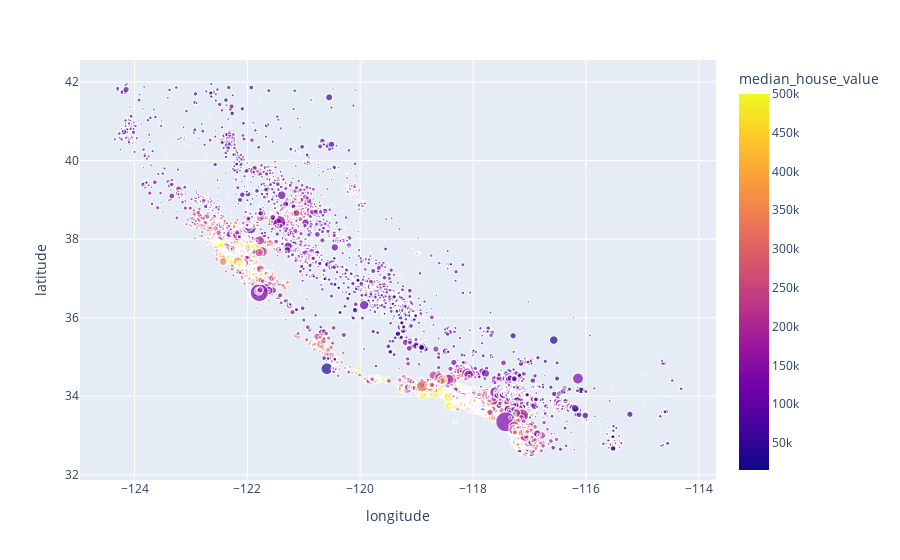

The notebook cell saved with this chart:
### Code cell
import plotly.express as px
fig = px.scatter(housing_data, x = 'longitude', y = 'latitude', color='median_house_value',size = 'population')
fig.show()

### Figure 1 — Plotly figure (JSON) as saved in the notebook; plotly's stock layout.template omitted (floating-point values rounded to 4 significant figures; data arrays with more than 128 entries replaced by an {"elided": "..."} marker saying what was removed)
{"data": [{"hoverlabel": {"namelength": 0}, "hovertemplate": "longitude=%{x}<br>latitude=%{y}<br>population=%{marker.size}<br>median_house_value=%{marker.color}", "legendgroup": "", "marker": {"color": {"elided": "20640 int values"}, "coloraxis": "coloraxis", "size": {"elided": "20640 int values"}, "sizemode": "area", "sizeref": 89.2, "symbol": "circle"}, "mode": "markers", "name": "", "showlegend": false, "type": "scattergl", "x": {"elided": "20640 float values"}, "xaxis": "x", "y": {"elided": "20640 float values"}, "yaxis": "y"}], "layout": {"coloraxis": {"colorbar": {"title": {"text": "median_house_value"}}, "colorscale": [[0, "#0d0887"], [0.1111, "#46039f"], [0.2222, "#7201a8"], [0.3333, "#9c179e"], [0.4444, "#bd3786"], [0.5556, "#d8576b"], [0.6667, "#ed7953"], [0.7778, "#fb9f3a"], [0.8889, "#fdca26"], [1, "#f0f921"]]}, "legend": {"itemsizing": "constant", "tracegroupgap": 0}, "margin": {"t": 60}, "xaxis": {"anchor": "y", "domain": [0, 1], "title": {"text": "longitude"}}, "yaxis": {"anchor": "x", "domain": [0, 1], "title": {"text": "latitude"}}}}
